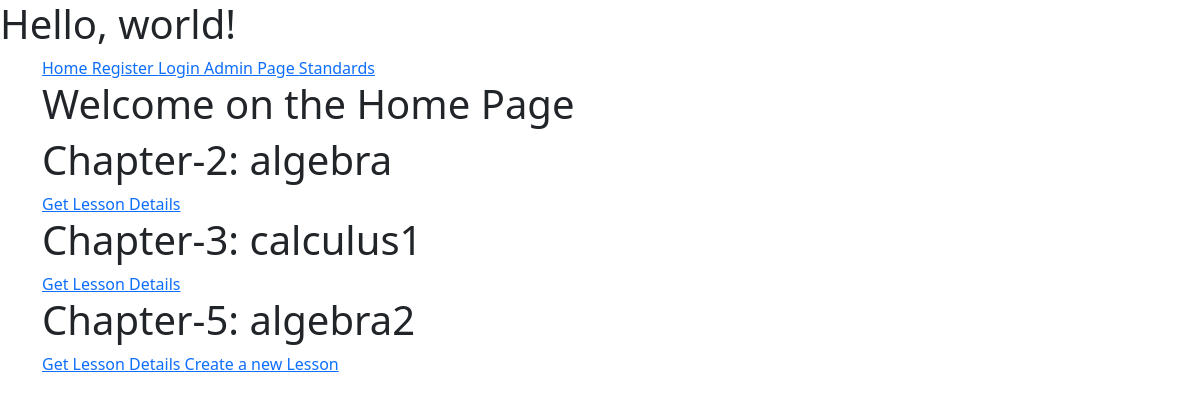
Screenshot of /courses/1st/1 with the database file from the repository.
### app2_courses/models.py (models this page shows, shortened)
class Lesson(models.Model):
    lesson_id = models.CharField(max_length= 100, unique=True)
    Standard  =models.ForeignKey(Standard, on_delete=models.CASCADE)
    created_by = models.ForeignKey(User,on_delete=models.CASCADE)
    created_at = models.DateTimeField(auto_now_add  = True)
    subject =  models.ForeignKey(Subject, on_delete = models.CASCADE, related_name = "lessons")
    name = models.CharField(max_length = 100)
    position = models.PositiveSmallIntegerField(verbose_name = "chapter_no:")
    slug = models.SlugField(null=True, blank=True)
    video = models.FileField(upload_to=saved_lesson, verbose_name = "video", blank=True, null=True)
    ppt = models.FileField(upload_to = saved_lesson, verbose_name = 'ppt', blank = True, null=True)
    Notes = models.FileField(upload_to = saved_lesson, verbose_name = 'notes', blank = True, null=True)
    class Meta:
        ordering = ['position']

### app2_courses/views.py (the view)
# urls.py: path('<str:standard>/<slug:slug>', views.LessonListView.as_view(), name='lesson_list'),
class LessonListView(DetailView):
    context_object_name = 'subjects'
    model = Subject
    template_name = 'app2_courses/lesson_list_view.html'

### app2_courses/templates/app2_courses/lesson_list_view.html
{% extends "home.html" %}
{% block  content %}
{% for lesson in subjects.lessons.all %}
                      <h1>Chapter-{{lesson.position}}: {{lesson.name}}</h1>
                      <a href="{% url 'app2_courses:lesson_detail' slug=lesson.slug subject=subjects.slug standard=lesson.Standard.slug %}" >
                      Get Lesson Details
                      </a>
{% endfor %}
<a href="{% url 'app2_courses:lesson_create' standard=subjects.standard.slug slug=subjects.slug %}"> Create a new Lesson </a>
{% endblock  %}

### rows the page displays
Lesson: position "2", name "algebra"
Lesson: position "3", name "calculus1"
Lesson: position "5", name "algebra2"
